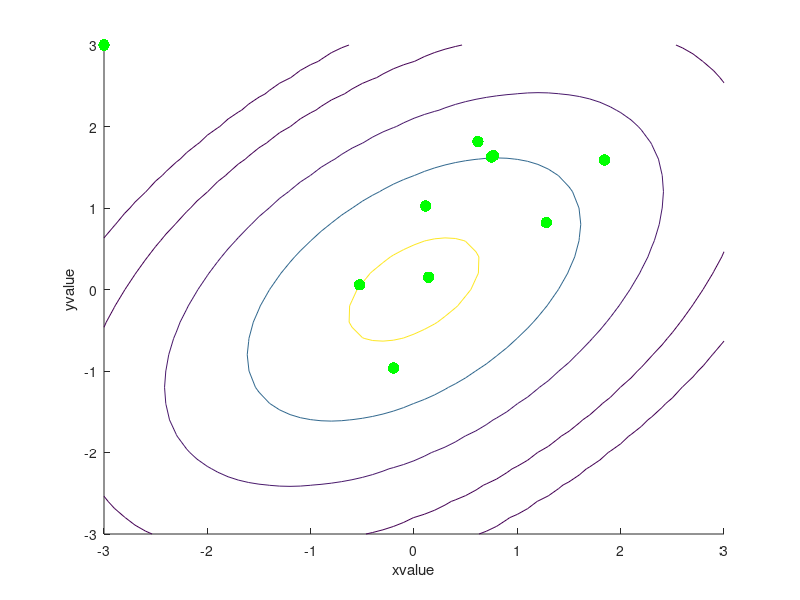

Reproduce this figure in MATLAB.
%Gibbs Sampling code 
%Here we will be sampling from a 2d gaussian, assuming 
%we can sample for 1d gaussian which is the conditional distributio
sample=[-3 3]; %Storing the 2d values obtained after initilizing
param=0.5; 
sigma=[1,param;param,1];% Covariance matrix, with correlation along one dimension
mean = [0 0];       %Zero mean for our example.
num_samples=10;
%First let us plot the contours and hold the figure to visualize the
%sampling.
a = -3:.1:3;
b = -3:.2:3;

[A,B] = meshgrid(a,b);
F = mvnpdf([A(:) B(:)],mean,sigma);
F = reshape(F,length(b),length(a));

mvncdf([0 0],[1 1],mean,sigma);
figure;
hold on;
contour(a,b,F,[.0001 .001 .01 .05:.1:.95 .99 .999 .9999]);
xlabel('xvalue'); ylabel('yvalue');

for i=1:num_samples
   plot(sample(i,1),sample(i,2),'g.','MarkerSize',25);
   sample(i+1,1)=normrnd(param*(sample(i,2)),1-param^2); %We have derived the conditional distribution formula
   sample(i+1,2)=normrnd(param*(sample(i+1,1)),1-param^2);
   %pause
end
hold off;